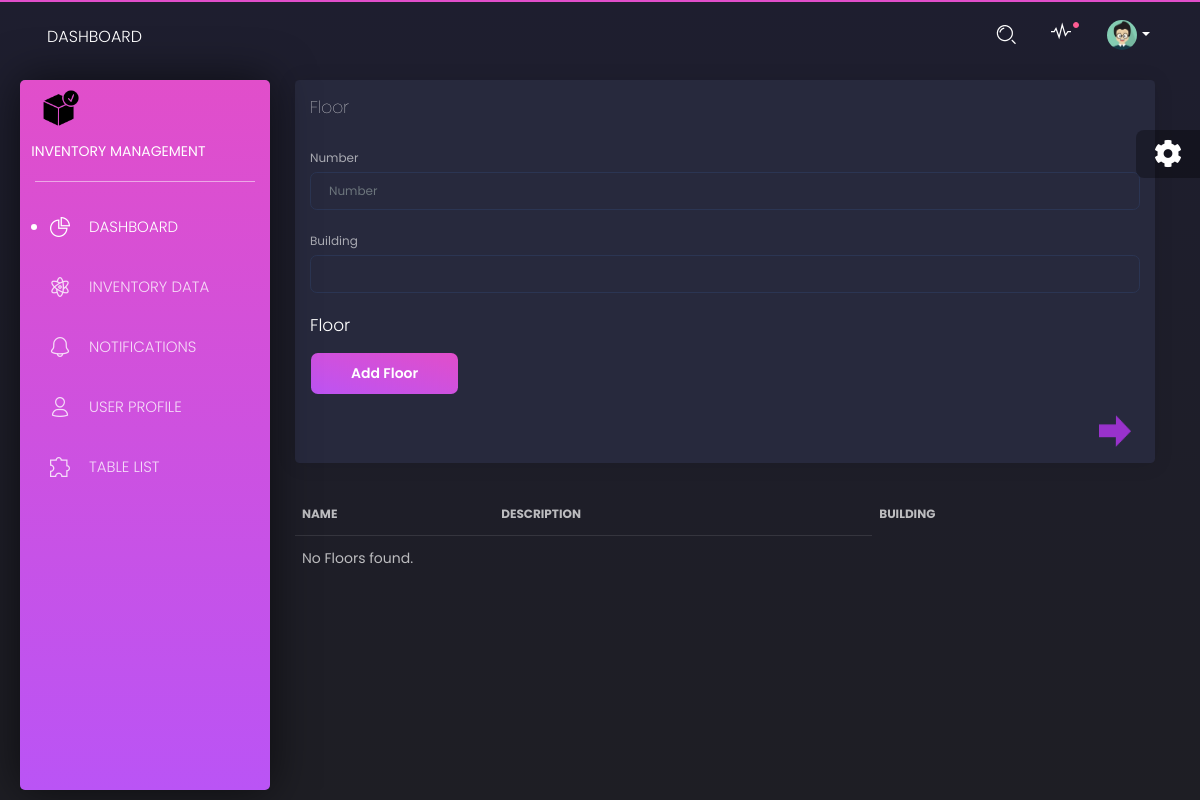
Before: /add_floor/8/ (signed in) with the older database file.
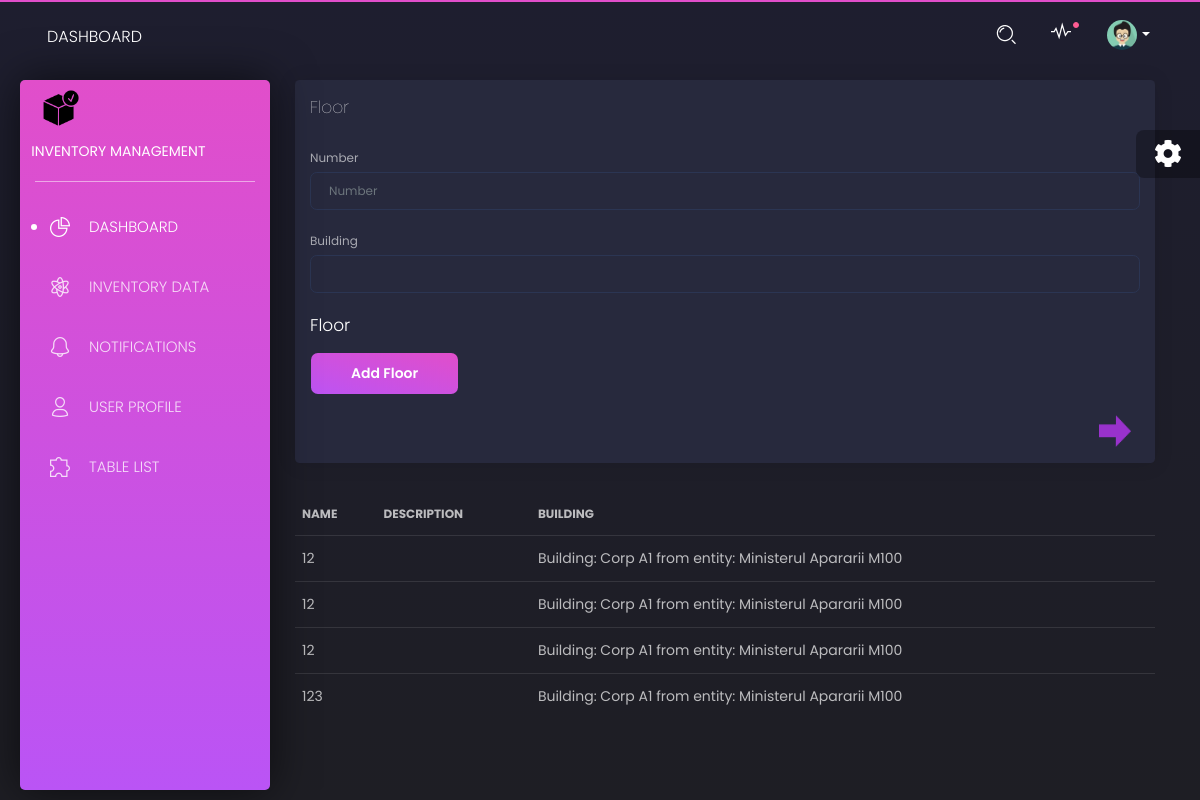
After: the same page with the newer database file.
### main/models.py (models this page shows, shortened)
class Floor(models.Model):
    building = models.ForeignKey(Building, on_delete=models.CASCADE)
    number = models.PositiveIntegerField()

class Building(models.Model):
    entity = models.ForeignKey(Entity, on_delete=models.CASCADE)
    name = models.CharField(max_length=50)
    description = models.CharField(max_length=255)
    def __str__(self):
        return "Building: " + self.name + " from entity: " + self.entity.name

class Entity(models.Model):
    name = models.CharField(max_length=255)
    users = models.ManyToManyField(User)

### main/views.py (the view)
# urls.py: path('add_floor/<int:entity_id>/', add_floor, name='add_floor'),
@login_required
def add_floor(request, entity_id):
    if request.method == 'POST':
        form = FloorForm(request.POST)
        if form.is_valid():
            form.save()
            return redirect('add_floor', entity_id=entity_id)
    else:
        form = FloorForm()
    form.fields['building'].queryset = Building.objects.filter(entity__id=entity_id)
    floors = Floor.objects.filter(building__entity__id=entity_id) # Set the queryset for the room field
    return render(request, 'inventory_app/CRUD/CREATE/add_floor.html', {'form': form, 'floors': floors, 'entity_id': entity_id })

### main/forms.py
class FloorForm(forms.ModelForm):
    class Meta:
        model = Floor
        fields = ['number','building']
        widgets = {
            'building': Select2Widget(attrs={
                'class': 'form-control',
                'style': 'background-color: #e14eca;'  # Example styling, modify as needed
            }),
        }

### content/templates/inventory_app/CRUD/CREATE/add_floor.html (shortened to what this page needs)
{% extends 'base_dashboard.html' %}
{% load static %}
{% load bootstrap5 %}
{% block content %}
  <div class="content">
    <div class="col-12">
        <div class="card ">
          <div class="card-header">
            <h4 class="card-title">Floor</h4>
          </div>
          <div class="card-body">
            <div class="table-responsive" style="overflow:auto;">
              <form method="post">
                {% bootstrap_form form %}
            <h4 class="card-title">Floor</h4>
                <button class="btn btn-primary" type="submit">Add Floor</button>
              </form>
            </div>
          </div>
        </div>
        <table class="table">
          <thead>
            <tr>
              <th>Name</th>
              <th>Description</th>
              <th>Building</th>
            </tr>
          </thead>
          <tbody>
            {% for floor in floors %}
            <tr>
              <td>{{ floor.number }}</td>
              <td>{{ floor.description }}</td>
              <td>{{ floor.building }}</td>
            </tr>
            {% empty %}
            <tr>
              <td colspan="2">No Floors found.</td>
            </tr>
            {% endfor %}
          </tbody>
        </table>
      </div>
    </div>
  </div>
{% endblock %}

### content/templates/base_dashboard.html (shortened to what this page needs)
{% load static %}
<!DOCTYPE html>
<html lang="en">
<head>
  <link href="https://use.fontawesome.com/releases/v5.0.6/css/all.css" rel="stylesheet" />
  <link href="{% static 'vendor/css/nucleo-icons.css' %}" rel="stylesheet"/>
  <link href="{% static 'vendor/css/black-dashboard.css' %}" rel="stylesheet" />
  <link href="{% static 'vendor/demo/demo.css' %}" rel="stylesheet" />
</head>
<body class="">
  <div class="wrapper">
    <div class="sidebar">
      <div class="sidebar-wrapper">
        <div class="logo">
          <img src="{% static 'vendor/img/ready-stock.png' %}" style="width:50px; padding-left:10px;" alt="Description of the image">
          <a href="javascript:void(0)" class="simple-text logo-normal">
            Inventory Management
          </a>
        </div>
        <ul class="nav">
          <li class="active">
            <a href="{% url 'dashboard' %}">
              <i class="tim-icons icon-chart-pie-36" ></i>
              <p style="font-size: 15px;">Dashboard</p>
            </a>
          </li>
          <li>
            <a href="{% url 'all_data' %}">
              <i class="tim-icons icon-atom"></i>
              <p style="font-size: 15px;">Inventory Data</p>
            </a>
          </li>
          <li>
            <a href="./notifications.html">
              <i class="tim-icons icon-bell-55"></i>
              <p style="font-size: 15px;">Notifications</p>
            </a>
          </li>
          <li>
            <a href="./user.html">
              <i class="tim-icons icon-single-02"></i>
              <p style="font-size: 15px;">User Profile</p>
            </a>
          </li>
          <li>
            <a href="./tables.html">
              <i class="tim-icons icon-puzzle-10"></i>
              <p style="font-size: 15px;">Table List</p>
            </a>
          </li>
        </ul>
      </div>
    </div>
    <div class="main-panel">
        <nav class="navbar navbar-expand-lg navbar-absolute navbar-transparent">
          <div class="container-fluid">
            <div class="navbar-wrapper">
              <a class="navbar-brand" href="javascript:void(0)">Dashboard</a>
            </div>
            <div class="collapse navbar-collapse" id="navigation">
              <ul class="navbar-nav ml-auto">
                <li class="search-bar input-group">
                  <button class="btn btn-link" id="search-button" data-toggle="modal" data-target="#searchModal"><i class="tim-icons icon-zoom-split" ></i>
                  </button>
                </li>
                <li class="dropdown nav-item">
                  <a href="javascript:void(0)" class="dropdown-toggle nav-link" data-toggle="dropdown">
                    <div class="notification d-none d-lg-block d-xl-block"></div>
                    <i class="tim-icons icon-sound-wave"></i>
                  </a>
                </li>
                <li class="dropdown nav-item">
                  <a href="#" class="dropdown-toggle nav-link" data-toggle="dropdown">
                    <div class="photo">
                      <img src="{% static 'vendor/img/anime3.png' %}" alt="Profile Photo">
                    </div>
                    <b class="caret d-none d-lg-block d-xl-block"></b>
                  </a>
                </li>
              </ul>
            </div>
          </div>
        </nav>
{% block content %}
{% endblock %}
</div>
<div class="fixed-plugin">
<div class="dropdown show-dropdown">
  <a href="#" data-toggle="dropdown">
    <i class="fa fa-cog fa-2x"> </i>
  </a>
</div>
</div>
</body>
</html>

Changed rows visible on the page:
added Floor: number "12", building "Building: Corp A1 from entity: Ministerul Apararii M100"
added Floor: number "12", building "Building: Corp A1 from entity: Ministerul Apararii M100"
added Floor: number "12", building "Building: Corp A1 from entity: Ministerul Apararii M100"
added Floor: number "123", building "Building: Corp A1 from entity: Ministerul Apararii M100"
Other visible differences:
text no longer shown: "No Floors found."
